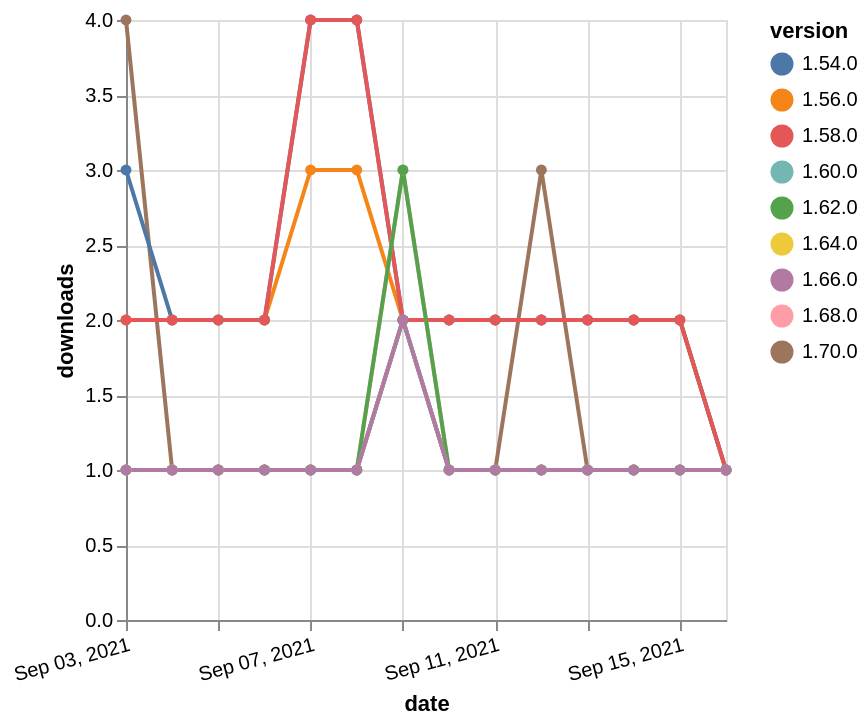

Here is the Vega-Lite specification saved for this chart:
### Vega-Lite specification from a JSON file in a GitHub repository (floating-point values rounded to 4 significant figures)
{"$schema": "https://vega.github.io/schema/vega-lite/v5.json", "description": "A simple bar chart with embedded data.", "data": {"values": [{"date": "2021-09-03", "total": 2772, "delta": 2, "version": "1.56.0"}, {"date": "2021-09-04", "total": 2774, "delta": 2, "version": "1.56.0"}, {"date": "2021-09-05", "total": 2776, "delta": 2, "version": "1.56.0"}, {"date": "2021-09-06", "total": 2778, "delta": 2, "version": "1.56.0"}, {"date": "2021-09-07", "total": 2781, "delta": 3, "version": "1.56.0"}, {"date": "2021-09-08", "total": 2784, "delta": 3, "version": "1.56.0"}, {"date": "2021-09-09", "total": 2786, "delta": 2, "version": "1.56.0"}, {"date": "2021-09-10", "total": 2788, "delta": 2, "version": "1.56.0"}, {"date": "2021-09-11", "total": 2790, "delta": 2, "version": "1.56.0"}, {"date": "2021-09-12", "total": 2792, "delta": 2, "version": "1.56.0"}, {"date": "2021-09-13", "total": 2794, "delta": 2, "version": "1.56.0"}, {"date": "2021-09-14", "total": 2796, "delta": 2, "version": "1.56.0"}, {"date": "2021-09-15", "total": 2798, "delta": 2, "version": "1.56.0"}, {"date": "2021-09-16", "total": 2799, "delta": 1, "version": "1.56.0"}, {"date": "2021-09-03", "total": 201, "delta": 1, "version": "1.64.0"}, {"date": "2021-09-04", "total": 202, "delta": 1, "version": "1.64.0"}, {"date": "2021-09-05", "total": 203, "delta": 1, "version": "1.64.0"}, {"date": "2021-09-06", "total": 204, "delta": 1, "version": "1.64.0"}, {"date": "2021-09-07", "total": 205, "delta": 1, "version": "1.64.0"}, {"date": "2021-09-08", "total": 206, "delta": 1, "version": "1.64.0"}, {"date": "2021-09-09", "total": 208, "delta": 2, "version": "1.64.0"}, {"date": "2021-09-10", "total": 209, "delta": 1, "version": "1.64.0"}, {"date": "2021-09-11", "total": 210, "delta": 1, "version": "1.64.0"}, {"date": "2021-09-12", "total": 211, "delta": 1, "version": "1.64.0"}, {"date": "2021-09-13", "total": 212, "delta": 1, "version": "1.64.0"}, {"date": "2021-09-14", "total": 213, "delta": 1, "version": "1.64.0"}, {"date": "2021-09-15", "total": 214, "delta": 1, "version": "1.64.0"}, {"date": "2021-09-16", "total": 215, "delta": 1, "version": "1.64.0"}, {"date": "2021-09-03", "total": 136, "delta": 4, "version": "1.70.0"}, {"date": "2021-09-04", "total": 137, "delta": 1, "version": "1.70.0"}, {"date": "2021-09-05", "total": 138, "delta": 1, "version": "1.70.0"}, {"date": "2021-09-06", "total": 139, "delta": 1, "version": "1.70.0"}, {"date": "2021-09-07", "total": 140, "delta": 1, "version": "1.70.0"}, {"date": "2021-09-08", "total": 141, "delta": 1, "version": "1.70.0"}, {"date": "2021-09-09", "total": 143, "delta": 2, "version": "1.70.0"}, {"date": "2021-09-10", "total": 144, "delta": 1, "version": "1.70.0"}, {"date": "2021-09-11", "total": 145, "delta": 1, "version": "1.70.0"}, {"date": "2021-09-12", "total": 148, "delta": 3, "version": "1.70.0"}, {"date": "2021-09-13", "total": 149, "delta": 1, "version": "1.70.0"}, {"date": "2021-09-14", "total": 150, "delta": 1, "version": "1.70.0"}, {"date": "2021-09-15", "total": 151, "delta": 1, "version": "1.70.0"}, {"date": "2021-09-16", "total": 152, "delta": 1, "version": "1.70.0"}, {"date": "2021-09-03", "total": 3318, "delta": 3, "version": "1.54.0"}, {"date": "2021-09-04", "total": 3320, "delta": 2, "version": "1.54.0"}, {"date": "2021-09-05", "total": 3322, "delta": 2, "version": "1.54.0"}, {"date": "2021-09-06", "total": 3324, "delta": 2, "version": "1.54.0"}, {"date": "2021-09-07", "total": 3328, "delta": 4, "version": "1.54.0"}, {"date": "2021-09-08", "total": 3332, "delta": 4, "version": "1.54.0"}, {"date": "2021-09-09", "total": 3334, "delta": 2, "version": "1.54.0"}, {"date": "2021-09-10", "total": 3336, "delta": 2, "version": "1.54.0"}, {"date": "2021-09-11", "total": 3338, "delta": 2, "version": "1.54.0"}, {"date": "2021-09-12", "total": 3340, "delta": 2, "version": "1.54.0"}, {"date": "2021-09-13", "total": 3342, "delta": 2, "version": "1.54.0"}, {"date": "2021-09-14", "total": 3344, "delta": 2, "version": "1.54.0"}, {"date": "2021-09-15", "total": 3346, "delta": 2, "version": "1.54.0"}, {"date": "2021-09-16", "total": 3347, "delta": 1, "version": "1.54.0"}, {"date": "2021-09-03", "total": 2616, "delta": 2, "version": "1.58.0"}, {"date": "2021-09-04", "total": 2618, "delta": 2, "version": "1.58.0"}, {"date": "2021-09-05", "total": 2620, "delta": 2, "version": "1.58.0"}, {"date": "2021-09-06", "total": 2622, "delta": 2, "version": "1.58.0"}, {"date": "2021-09-07", "total": 2626, "delta": 4, "version": "1.58.0"}, {"date": "2021-09-08", "total": 2630, "delta": 4, "version": "1.58.0"}, {"date": "2021-09-09", "total": 2632, "delta": 2, "version": "1.58.0"}, {"date": "2021-09-10", "total": 2634, "delta": 2, "version": "1.58.0"}, {"date": "2021-09-11", "total": 2636, "delta": 2, "version": "1.58.0"}, {"date": "2021-09-12", "total": 2638, "delta": 2, "version": "1.58.0"}, {"date": "2021-09-13", "total": 2640, "delta": 2, "version": "1.58.0"}, {"date": "2021-09-14", "total": 2642, "delta": 2, "version": "1.58.0"}, {"date": "2021-09-15", "total": 2644, "delta": 2, "version": "1.58.0"}, {"date": "2021-09-16", "total": 2645, "delta": 1, "version": "1.58.0"}, {"date": "2021-09-03", "total": 206, "delta": 1, "version": "1.68.0"}, {"date": "2021-09-04", "total": 207, "delta": 1, "version": "1.68.0"}, {"date": "2021-09-05", "total": 208, "delta": 1, "version": "1.68.0"}, {"date": "2021-09-06", "total": 209, "delta": 1, "version": "1.68.0"}, {"date": "2021-09-07", "total": 210, "delta": 1, "version": "1.68.0"}, {"date": "2021-09-08", "total": 211, "delta": 1, "version": "1.68.0"}, {"date": "2021-09-09", "total": 214, "delta": 3, "version": "1.68.0"}, {"date": "2021-09-10", "total": 215, "delta": 1, "version": "1.68.0"}, {"date": "2021-09-11", "total": 216, "delta": 1, "version": "1.68.0"}, {"date": "2021-09-12", "total": 217, "delta": 1, "version": "1.68.0"}, {"date": "2021-09-13", "total": 218, "delta": 1, "version": "1.68.0"}, {"date": "2021-09-14", "total": 219, "delta": 1, "version": "1.68.0"}, {"date": "2021-09-15", "total": 220, "delta": 1, "version": "1.68.0"}, {"date": "2021-09-16", "total": 221, "delta": 1, "version": "1.68.0"}, {"date": "2021-09-03", "total": 365, "delta": 1, "version": "1.62.0"}, {"date": "2021-09-04", "total": 366, "delta": 1, "version": "1.62.0"}, {"date": "2021-09-05", "total": 367, "delta": 1, "version": "1.62.0"}, {"date": "2021-09-06", "total": 368, "delta": 1, "version": "1.62.0"}, {"date": "2021-09-07", "total": 369, "delta": 1, "version": "1.62.0"}, {"date": "2021-09-08", "total": 370, "delta": 1, "version": "1.62.0"}, {"date": "2021-09-09", "total": 373, "delta": 3, "version": "1.62.0"}, {"date": "2021-09-10", "total": 374, "delta": 1, "version": "1.62.0"}, {"date": "2021-09-11", "total": 375, "delta": 1, "version": "1.62.0"}, {"date": "2021-09-12", "total": 376, "delta": 1, "version": "1.62.0"}, {"date": "2021-09-13", "total": 377, "delta": 1, "version": "1.62.0"}, {"date": "2021-09-14", "total": 378, "delta": 1, "version": "1.62.0"}, {"date": "2021-09-15", "total": 379, "delta": 1, "version": "1.62.0"}, {"date": "2021-09-16", "total": 380, "delta": 1, "version": "1.62.0"}, {"date": "2021-09-03", "total": 254, "delta": 1, "version": "1.60.0"}, {"date": "2021-09-04", "total": 255, "delta": 1, "version": "1.60.0"}, {"date": "2021-09-05", "total": 256, "delta": 1, "version": "1.60.0"}, {"date": "2021-09-06", "total": 257, "delta": 1, "version": "1.60.0"}, {"date": "2021-09-07", "total": 258, "delta": 1, "version": "1.60.0"}, {"date": "2021-09-08", "total": 259, "delta": 1, "version": "1.60.0"}, {"date": "2021-09-09", "total": 261, "delta": 2, "version": "1.60.0"}, {"date": "2021-09-10", "total": 262, "delta": 1, "version": "1.60.0"}, {"date": "2021-09-11", "total": 263, "delta": 1, "version": "1.60.0"}, {"date": "2021-09-12", "total": 264, "delta": 1, "version": "1.60.0"}, {"date": "2021-09-13", "total": 265, "delta": 1, "version": "1.60.0"}, {"date": "2021-09-14", "total": 266, "delta": 1, "version": "1.60.0"}, {"date": "2021-09-15", "total": 267, "delta": 1, "version": "1.60.0"}, {"date": "2021-09-16", "total": 268, "delta": 1, "version": "1.60.0"}, {"date": "2021-09-03", "total": 174, "delta": 1, "version": "1.66.0"}, {"date": "2021-09-04", "total": 175, "delta": 1, "version": "1.66.0"}, {"date": "2021-09-05", "total": 176, "delta": 1, "version": "1.66.0"}, {"date": "2021-09-06", "total": 177, "delta": 1, "version": "1.66.0"}, {"date": "2021-09-07", "total": 178, "delta": 1, "version": "1.66.0"}, {"date": "2021-09-08", "total": 179, "delta": 1, "version": "1.66.0"}, {"date": "2021-09-09", "total": 181, "delta": 2, "version": "1.66.0"}, {"date": "2021-09-10", "total": 182, "delta": 1, "version": "1.66.0"}, {"date": "2021-09-11", "total": 183, "delta": 1, "version": "1.66.0"}, {"date": "2021-09-12", "total": 184, "delta": 1, "version": "1.66.0"}, {"date": "2021-09-13", "total": 185, "delta": 1, "version": "1.66.0"}, {"date": "2021-09-14", "total": 186, "delta": 1, "version": "1.66.0"}, {"date": "2021-09-15", "total": 187, "delta": 1, "version": "1.66.0"}, {"date": "2021-09-16", "total": 188, "delta": 1, "version": "1.66.0"}]}, "width": "container", "mark": {"type": "line", "point": {"filled": true}}, "encoding": {"x": {"field": "date", "type": "temporal", "timeUnit": "yearmonthdate", "title": "date", "axis": {"labelAngle": -15}}, "y": {"field": "delta", "type": "quantitative", "title": "downloads"}, "color": {"field": "version", "type": "nominal"}, "tooltip": {"field": "delta"}}}
